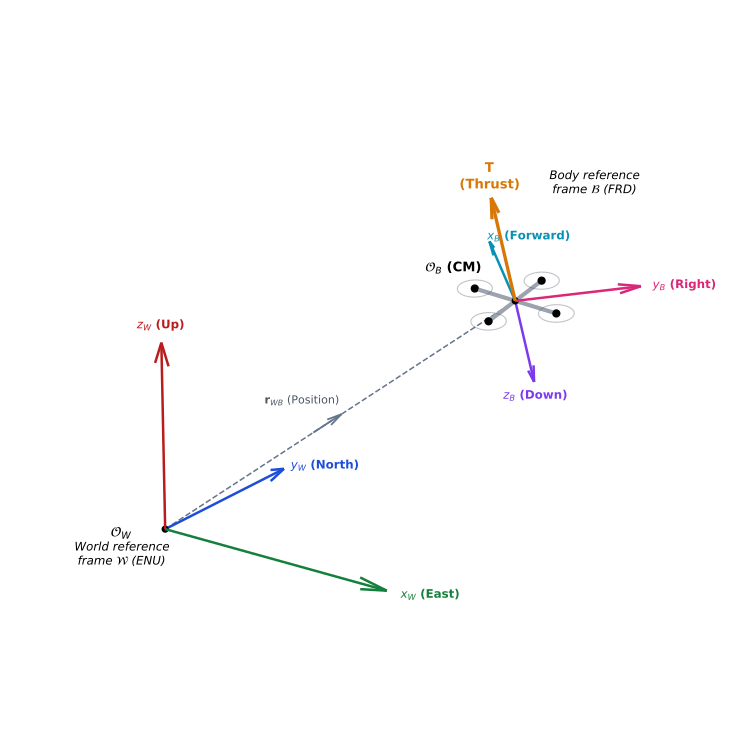

This figure's Python source:
import os
import numpy as np
import matplotlib.pyplot as plt
from mpl_toolkits.mplot3d import Axes3D
import matplotlib.patches as patches

# Configurar matplotlib para estilo académico limpio y premium
plt.rcParams.update({
    'font.family': 'sans-serif',
    'font.sans-serif': ['DejaVu Sans', 'Arial', 'Helvetica'],
    'font.size': 9,
    'axes.labelsize': 10,
    'axes.titlesize': 11
})

def main():
    fig = plt.figure(figsize=(8, 7.5), dpi=300)
    ax = fig.add_subplot(111, projection='3d')
    ax.set_proj_type('persp') # Perspectiva real
    
    # ----------------------------------------------------
    # Definición de la Actitud y Matrices de Rotación
    # ----------------------------------------------------
    # Ángulos de actitud del dron en radianes
    psi = np.radians(35)    # guiñada: rotado a la derecha desde el Norte (eje Y inercial)
    theta = np.radians(-12) # cabeceo: morro hacia abajo
    phi = np.radians(15)    # alabeo: inclinado a la derecha
    
    # Matrices de rotación intrínsecas (orden ZYX)
    R_z = np.array([
        [np.cos(psi), -np.sin(psi), 0],
        [np.sin(psi), np.cos(psi), 0],
        [0, 0, 1]
    ])
    R_y = np.array([
        [np.cos(theta), 0, np.sin(theta)],
        [0, 1, 0],
        [-np.sin(theta), 0, np.cos(theta)]
    ])
    R_x = np.array([
        [1, 0, 0],
        [0, np.cos(phi), -np.sin(phi)],
        [0, np.sin(phi), np.cos(phi)]
    ])
    R_att = R_z @ R_y @ R_x
    
    # Relación de nivel inicial cuerpo-inercial (cero actitud):
    # En ENU: x_W es Este, y_W es Norte, z_W es Arriba.
    # En nivel: x_B (Delante) apunta al Norte (+y_W), y_B (Derecha) al Este (+x_W), z_B (Abajo) a -z_W.
    R_0 = np.array([
        [0, 1, 0],
        [1, 0, 0],
        [0, 0, -1]
    ])
    R_WB = R_att @ R_0
    
    # ----------------------------------------------------
    # Orígenes de Coordenadas
    # ----------------------------------------------------
    OW = np.array([0.0, 0.0, 0.0]) # Origen del Mundo
    OB = np.array([2.0, 3.8, 2.5]) # Origen del Cuerpo (CM del Dron)
    
    # ----------------------------------------------------
    # DIBUJO DEL SISTEMA DE REFERENCIA MUNDO W (ENU)
    # ----------------------------------------------------
    # Ejes ENU en origen OW
    len_W = 2.5
    # Eje x_W (Este): verde oscuro
    ax.quiver(OW[0], OW[1], OW[2], len_W, 0, 0, color='#15803d', arrow_length_ratio=0.12, lw=1.8, pivot='tail', zorder=3)
    ax.text(len_W + 0.15, 0.0, 0.0, r"$x_W$ (East)", color='#15803d', fontsize=8.5, ha='left', va='center', fontweight='bold')
    
    # Eje y_W (Norte): azul
    ax.quiver(OW[0], OW[1], OW[2], 0, len_W, 0, color='#1d4ed8', arrow_length_ratio=0.12, lw=1.8, pivot='tail', zorder=3)
    ax.text(0.0, len_W + 0.15, 0.0, r"$y_W$ (North)", color='#1d4ed8', fontsize=8.5, ha='left', va='center', fontweight='bold')
    
    # Eje z_W (Arriba): rojo
    ax.quiver(OW[0], OW[1], OW[2], 0, 0, len_W, color='#b91c1c', arrow_length_ratio=0.12, lw=1.8, pivot='tail', zorder=3)
    ax.text(0.0, 0.0, len_W + 0.15, r"$z_W$ (Up)", color='#b91c1c', fontsize=8.5, ha='center', va='bottom', fontweight='bold')
    
    # Origen del Mundo
    ax.scatter([OW[0]], [OW[1]], [OW[2]], color='black', s=18, zorder=5)
    ax.text(OW[0] - 0.25, OW[1] - 0.25, OW[2] - 0.1, r"$\mathcal{O}_W$", fontsize=10, fontweight='bold', ha='right')
    ax.text(OW[0] + 0.2, OW[1] - 1.2, OW[2], r"World reference" "\n" r"frame $\mathcal{W}$ (ENU)", color='black', fontsize=8.5, fontstyle='italic', ha='center')
    
    # ----------------------------------------------------
    # TRAYECTORIA Y VECTOR DE POSICIÓN
    # ----------------------------------------------------
    # Vector de posición r_WB (trazado discontinuo que llega hasta el origen del cuerpo)
    # Se establece un zorder=1 y color gris azulado para que pase por detrás del chasis y los rotores
    ax.plot([OW[0], OB[0]], [OW[1], OB[1]], [OW[2], OB[2]], color='#64748b', linestyle='--', lw=1.1, zorder=1)
    
    # Flecha indicadora de dirección en la mitad del vector de posición (desplazada del cuerpo)
    arrow_start = OW + 0.42 * (OB - OW)
    dx_arrow, dy_arrow, dz_arrow = 0.08 * (OB - OW)
    ax.quiver(arrow_start[0], arrow_start[1], arrow_start[2], dx_arrow, dy_arrow, dz_arrow, 
              color='#64748b', arrow_length_ratio=0.45, lw=1.3, pivot='tail', zorder=1)
    
    # Etiqueta en el punto medio
    mid = (OW + OB) / 2.0
    ax.text(mid[0] - 0.1, mid[1] + 0.15, mid[2] + 0.1, r"$\mathbf{r}_{WB}$ (Position)", color='#4b5563', fontsize=8, ha='right', va='center')
    
    # ----------------------------------------------------
    # DIBUJO DEL SISTEMA DE REFERENCIA CUERPO B (FRD)
    # ----------------------------------------------------
    # Ejes de cuerpo en origen OB
    len_B = 1.3
    # Vectores unitarios de cuerpo en coordenadas inerciales
    uxB = R_WB[:, 0]  # Delante
    uyB = R_WB[:, 1]  # Derecha
    uzB = R_WB[:, 2]  # Abajo
    
    # Eje x_B (Delante): cian
    ax.quiver(OB[0], OB[1], OB[2], len_B*uxB[0], len_B*uxB[1], len_B*uxB[2], color='#0891b2', arrow_length_ratio=0.18, lw=1.8, pivot='tail', zorder=4)
    ax.text(OB[0] + (len_B + 0.12)*uxB[0], OB[1] + (len_B + 0.12)*uxB[1], OB[2] + (len_B + 0.12)*uxB[2], 
            r"$x_B$ (Forward)", color='#0891b2', fontsize=8.5, ha='left', va='center', fontweight='bold')
            
    # Eje y_B (Derecha): magenta
    ax.quiver(OB[0], OB[1], OB[2], len_B*uyB[0], len_B*uyB[1], len_B*uyB[2], color='#db2777', arrow_length_ratio=0.18, lw=1.8, pivot='tail', zorder=4)
    ax.text(OB[0] + (len_B + 0.12)*uyB[0], OB[1] + (len_B + 0.12)*uyB[1], OB[2] + (len_B + 0.12)*uyB[2], 
            r"$y_B$ (Right)", color='#db2777', fontsize=8.5, ha='left', va='center', fontweight='bold')
            
    # Eje z_B (Abajo): violeta
    ax.quiver(OB[0], OB[1], OB[2], len_B*uzB[0], len_B*uzB[1], len_B*uzB[2], color='#7c3aed', arrow_length_ratio=0.18, lw=1.8, pivot='tail', zorder=4)
    ax.text(OB[0] + (len_B + 0.12)*uzB[0], OB[1] + (len_B + 0.12)*uzB[1], OB[2] + (len_B + 0.12)*uzB[2], 
            r"$z_B$ (Down)", color='#7c3aed', fontsize=8.5, ha='center', va='top', fontweight='bold')
            
    # Origen del Cuerpo
    ax.scatter([OB[0]], [OB[1]], [OB[2]], color='black', s=18, zorder=5)
    ax.text(OB[0] - 0.25, OB[1] - 0.25, OB[2] + 0.45, r"$\mathcal{O}_B$ (CM)", fontsize=9.5, fontweight='bold', ha='right', va='center')
    ax.text(OB[0] + 0.3, OB[1] + 1.2, OB[2] + 1.2, r"Body reference" "\n" r"frame $\mathcal{B}$ (FRD)", color='black', fontsize=8.5, fontstyle='italic', ha='center')
    
    # ----------------------------------------------------
    # DIBUJO DEL CUADRICÓPTERO (Estructura en X y Hélices)
    # ----------------------------------------------------
    d = 0.35  # Distancia de los brazos en cuerpo
    # Posiciones de los 4 rotores en cuerpo
    r_rotors_B = [
        np.array([d, d, 0.0]),   # R0
        np.array([d, -d, 0.0]),  # R1
        np.array([-d, d, 0.0]),  # R2
        np.array([-d, -d, 0.0])  # R3
    ]
    # Posiciones inerciales de los rotores
    r_rotors_W = [OB + R_WB @ r_B for r_B in r_rotors_B]
    
    # Brazos del chasis
    # Se dibujan individualmente desde el centro de masa (OB) hasta el 95% de la longitud 
    # del brazo, asegurando que las líneas grises no solapen ni tapen el punto negro central
    # de los motores en ninguna de las proyecciones 3D.
    for i in range(4):
        r_arm_end_W = OB + 0.86 * (r_rotors_W[i] - OB)
        ax.plot([OB[0], r_arm_end_W[0]], [OB[1], r_arm_end_W[1]], [OB[2], r_arm_end_W[2]],
                color='#9ca3af', linewidth=3.0, zorder=3)
            
    # Dibujar rotores y hélices
    r_prop = 0.18  # Radio de la hélice
    beta = np.linspace(0, 2*np.pi, 50)
    for i, r_rot_W in enumerate(r_rotors_W):
        # Punto del motor (tamaño aumentado para evitar oclusiones y mejorar visibilidad)
        ax.scatter([r_rot_W[0]], [r_rot_W[1]], [r_rot_W[2]], color='black', s=25, zorder=5)
        
        # Puntos del círculo de la hélice en cuerpo
        prop_circle_B = np.array([r_prop * np.cos(beta), r_prop * np.sin(beta), np.zeros_like(beta)])
        # Transformar a inercial
        prop_circle_W = r_rot_W[:, np.newaxis] + R_WB @ prop_circle_B
        
        # Dibujar hélice
        ax.plot(prop_circle_W[0], prop_circle_W[1], prop_circle_W[2], color='#4b5563', alpha=0.35, linewidth=0.8, zorder=3)
        
    # ----------------------------------------------------
    # VECTOR DE EMPUJE EN -z_B (Dirección opuesta a z_B)
    # ----------------------------------------------------
    len_F = 1.6
    # Dirección opuesta a uzB (-uzB)
    u_thrust = -uzB
    ax.quiver(OB[0], OB[1], OB[2], len_F*u_thrust[0], len_F*u_thrust[1], len_F*u_thrust[2], 
              color='#d97706', arrow_length_ratio=0.18, lw=2.4, pivot='tail', zorder=4)
    ax.text(OB[0] + (len_F + 0.1)*u_thrust[0], OB[1] + (len_F + 0.1)*u_thrust[1], OB[2] + (len_F + 0.1)*u_thrust[2], 
            r"$\mathbf{T}$" "\n" r"(Thrust)", color='#d97706', fontsize=9.5, fontweight='bold', ha='center', va='bottom', zorder=10)
            
    # ----------------------------------------------------
    # CONFIGURACIÓN Y LIMPIEZA DE EJES 3D
    # ----------------------------------------------------
    # Ocultar completamente el marco de ejes y rejillas de Matplotlib
    ax.set_axis_off()
    
    # Límites del dibujo
    ax.set_xlim(-0.8, 3.5)
    ax.set_ylim(-0.8, 5.0)
    ax.set_zlim(-0.2, 4.2)
    
    # Ocultar ticks y etiquetas numéricas
    ax.set_xticks([])
    ax.set_yticks([])
    ax.set_zticks([])
    
    # Ajustar vista
    ax.view_init(elev=20, azim=-55)
    
    plt.tight_layout()
    
    # Guardar
    out_pdf = "TFG_Report/Figuras/diagramas/FIG-002.pdf"
    out_png = "TFG_Report/Figuras/diagramas/FIG-002.png"
    
    os.makedirs(os.path.dirname(out_pdf), exist_ok=True)
    plt.savefig(out_pdf, format='pdf', bbox_inches='tight', transparent=True)
    plt.savefig(out_png, format='png', bbox_inches='tight', dpi=300)
    plt.close()
    
    print(f"Figura FIG-002 guardada exitosamente en PDF y PNG:")
    print(f"  - PDF: {out_pdf}")
    print(f"  - PNG: {out_png}")

if __name__ == "__main__":
    main()
